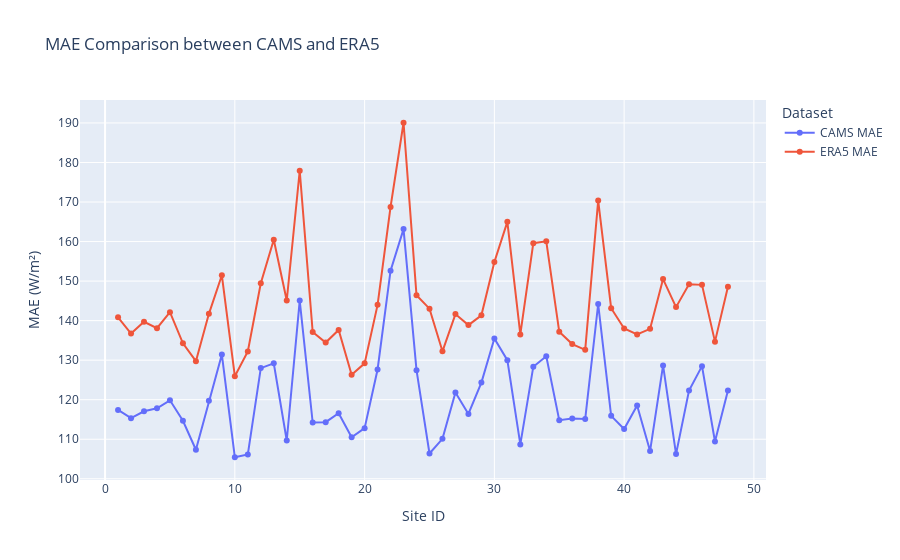

Notebook code for this chart:
### Code cell
fig = go.Figure()

fig.add_trace(go.Scatter(x=table['site_id'], y=table['MAE_CAMS'].astype(float), mode='markers+lines', name='CAMS MAE'))
fig.add_trace(go.Scatter(x=table['site_id'], y=table['MAE_ERA5'].astype(float), mode='markers+lines', name='ERA5 MAE'))

fig.update_layout(
    title='MAE Comparison between CAMS and ERA5',
    xaxis_title='Site ID',
    yaxis_title='MAE (W/m²)',
    legend_title='Dataset')

fig.show()

### Figure 1 — Plotly figure (JSON) as saved in the notebook; plotly's stock layout.template omitted (floating-point values rounded to 4 significant figures)
{"data": [{"mode": "markers+lines", "name": "CAMS MAE", "type": "scatter", "x": [1, 2, 3, 4, 5, 6, 7, 8, 9, 10, 11, 12, 13, 14, 15, 16, 17, 18, 19, 20, 21, 22, 23, 24, 25, 26, 27, 28, 29, 30, 31, 32, 33, 34, 35, 36, 37, 38, 39, 40, 41, 42, 43, 44, 45, 46, 47, 48], "y": [117.4, 115.3, 117.1, 117.8, 119.8, 114.7, 107.3, 119.7, 131.4, 105.4, 106.1, 128.0, 129.2, 109.7, 145.1, 114.2, 114.3, 116.6, 110.5, 112.8, 127.6, 152.6, 163.2, 127.5, 106.4, 110.1, 121.8, 116.4, 124.3, 135.5, 130.0, 108.7, 128.3, 131.0, 114.8, 115.2, 115.1, 144.2, 115.9, 112.6, 118.5, 107.0, 128.7, 106.2, 122.3, 128.5, 109.4, 122.3]}, {"mode": "markers+lines", "name": "ERA5 MAE", "type": "scatter", "x": [1, 2, 3, 4, 5, 6, 7, 8, 9, 10, 11, 12, 13, 14, 15, 16, 17, 18, 19, 20, 21, 22, 23, 24, 25, 26, 27, 28, 29, 30, 31, 32, 33, 34, 35, 36, 37, 38, 39, 40, 41, 42, 43, 44, 45, 46, 47, 48], "y": [140.8, 136.7, 139.7, 138.1, 142.1, 134.3, 129.8, 141.7, 151.5, 126.0, 132.2, 149.4, 160.5, 145.1, 177.9, 137.1, 134.5, 137.7, 126.3, 129.2, 144.0, 168.8, 190.1, 146.4, 143.0, 132.2, 141.7, 138.9, 141.3, 154.8, 165.0, 136.5, 159.6, 160.1, 137.2, 134.1, 132.6, 170.4, 143.1, 138.0, 136.5, 137.9, 150.5, 143.4, 149.2, 149.0, 134.7, 148.6]}], "layout": {"legend": {"title": {"text": "Dataset"}}, "title": {"text": "MAE Comparison between CAMS and ERA5"}, "xaxis": {"title": {"text": "Site ID"}}, "yaxis": {"title": {"text": "MAE (W/m²)"}}}}
